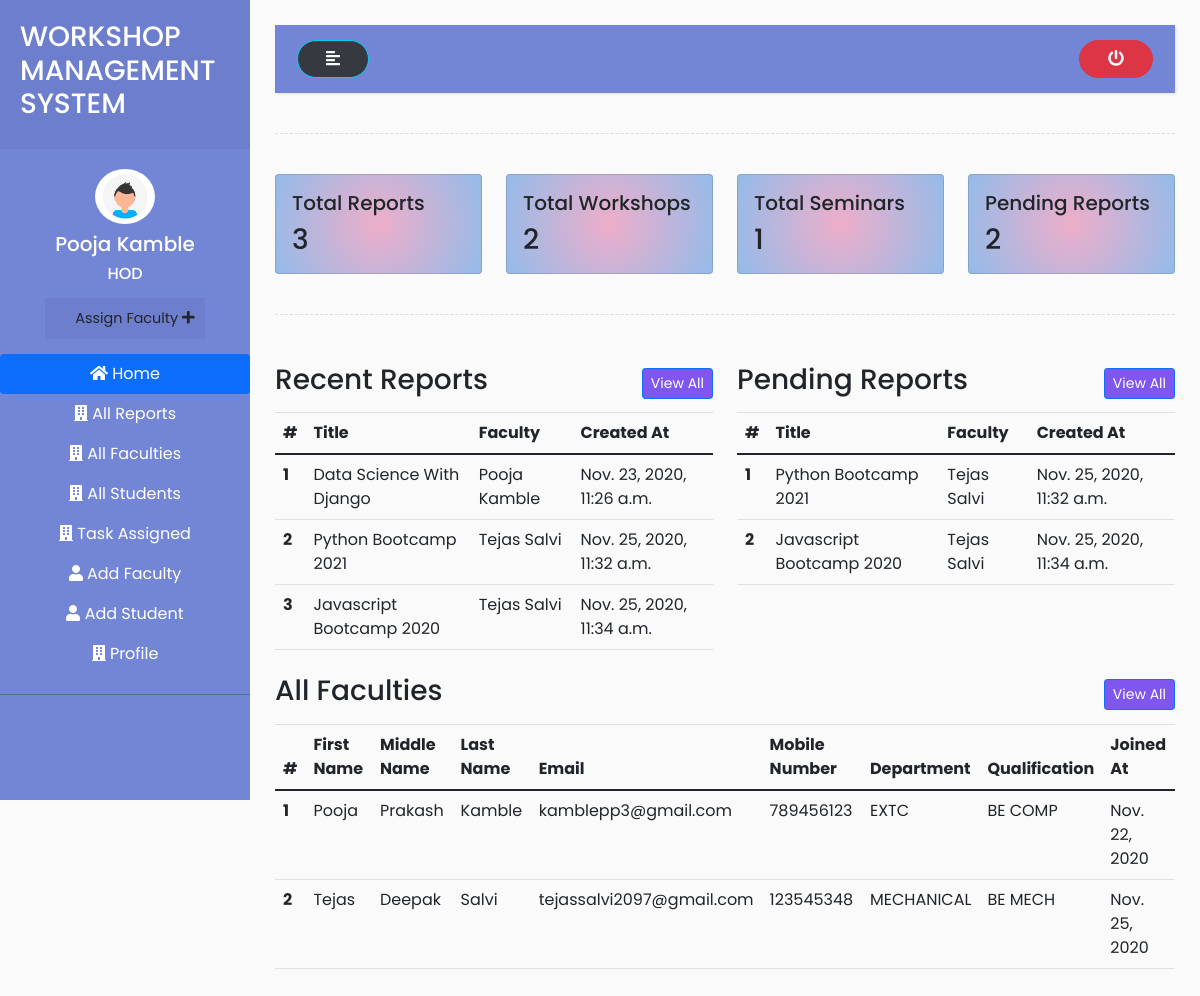
The app's page /hod_home/ (signed in) with its own data.
### accounts/models.py (models this page shows, shortened)
class User(AbstractUser):
    is_hod = models.BooleanField(default=False)
    is_faculty = models.BooleanField(default=False)
    is_student = models.BooleanField(default=False)

class Report(models.Model):
    academic_year = models.IntegerField(null=True,blank=True)
    event_title = models.ForeignKey(TaskAssigned,on_delete=models.CASCADE)
    event_coordinator = models.ForeignKey(Faculty, on_delete=models.CASCADE)
    branches =  (
        ('COMPUTER','COMPUTER'),
        ('EXTC','EXTC'),
        ('MECHANICAL','MECHANICAL'),
        ('AUTOMOBILE','AUTOMOBILE')
    )
    org_department = models.CharField(max_length=50,choices = branches)
    res_person = models.CharField( max_length=150)
    res_person_profile_pic = models.ImageField( upload_to='Resource Person/Profile Pic/',null=True,blank=True)
    start_date = models.DateTimeField(auto_now=False, auto_now_add=False)
    end_date = models.DateTimeField(auto_now=False, auto_now_add=False)
    duration = models.IntegerField()
    types = (
        ('Workshop','Workshop'),
        ('Seminar','Seminar')
    )
    types = models.CharField(max_length=50,choices = types)
    forwhome = (
        ('Student','Student'),
        ('Faculty','Faculty')
    )
    forwhome = models.CharField(max_length=50,choices = forwhome)
    no_participants = models.IntegerField()
    remark = models.CharField( max_length=50,blank=True)
    p_link = models.URLField( max_length=200)
    description = models.TextField(blank=True)
    status = models.IntegerField(default=0)
    created_at=models.DateTimeField(auto_now_add=True)
    updated_at=models.DateTimeField(auto_now_add=True)
    class Meta:
        verbose_name_plural = 'Reports'

class TaskAssigned(models.Model):
    event_title = models.CharField(max_length=50)
    branches =  (
        ('COMPUTER','COMPUTER'),
        ('EXTC','EXTC'),
        ('MECHANICAL','MECHANICAL'),
        ('AUTOMOBILE','AUTOMOBILE')
    )
    org_department = models.CharField(max_length=50, choices = branches)
    forwhome = (
        ('Student','Student'),
        ('Faculty','Faculty')
    )
    forwhome = models.CharField(max_length=50,choices = forwhome)
    res_person = models.CharField(max_length=150)
    types = (
        ('Workshop','Workshop'),
        ('Seminar','Seminar')
    )
    types = models.CharField(max_length=50,choices = types)
    event_coordinator = models.ForeignKey(Faculty,on_delete=models.CASCADE)
    created_at=models.DateTimeField(auto_now_add=True)
    updated_at=models.DateTimeField(auto_now_add=True)
    def __str__(self):
        return self.event_title
    class Meta:
        verbose_name_plural = 'Tasks Assigned'

class Faculty(models.Model):
    user = models.OneToOneField(User, on_delete = models.CASCADE, primary_key = True)
    middle_name = models.CharField (max_length=50)
    phone_number = models.CharField(max_length=20)
    profile_pic = models.ImageField( upload_to='Faculty/profile_pic/')
    address = models.CharField(max_length=200)
    gender = (
        ('Male','Male'),
        ('Female','Female')
    )
    sex = models.CharField(choices=gender, max_length=50)
    branches =  (
        ('COMPUTER','COMPUTER'),
        ('EXTC','EXTC'),
        ('MECHANICAL','MECHANICAL'),
        ('AUTOMOBILE','AUTOMOBILE')
    )
    branch = models.CharField( choices = branches, max_length=50)
    joined_at = models.DateField( auto_now=False ,null=True)
    qualification = models.CharField( max_length=500)
    def __str__(self):
        return self.user.first_name + " " + self.user.last_name
    class Meta:
        verbose_name_plural = 'Faculties'

### accounts/views.py (the view)
# urls.py: path('hod_home/',views.hod_home,name="hod_home"),
@login_required(login_url='login')
def hod_home(request):
    pending_reports = Report.objects.filter(status=0)
    pending = pending_reports.count()
    faculties = Faculty.objects.all()
    reports = Report.objects.all()
    total_reports = reports.count()
    workshops = reports.filter(types="Workshop").count()
    seminars = reports.filter(types="Seminar").count()
    context = {
        'faculties' : faculties,
        'reports':reports,
        'pending_reports':pending_reports,
        'total_reports':total_reports,
        'workshops': workshops,
        'seminars':seminars,
        'pending': pending,
    }
    return render(request,'../templates/hod/hod_home.html',context)

### accounts/templates/hod/hod_home.html (shortened to what this page needs)
{% extends 'base.html' %}
{% load static %}
{% block content %}
<div class="wrapper">
  <nav id="sidebar">
    <div class="sidebar-header">
      <h3>WORKSHOP MANAGEMENT SYSTEM</h3>
    </div>
    <ul class="list-unstyled components">
      <div class="d-flex flex-column justify-content-center text-center ">
        {% if request.user.hod.profile_pic %}
        <a href="{% url 'profile' %}">
          <a href="{% url 'profile' %}">
            <img src="{{request.user.hod.profile_pic.url}}" class="img-fluid rounded-circle mx-auto mb-2" width="60px"
              alt="">
          </a> </a>
        {% else %}
        <img src="{% static 'img/profile.png' %}" class="img-fluid rounded-circle mx-auto mb-2" width="60px" alt="">
        {% endif %}
        <h5>{{request.user.first_name}} {{request.user.last_name}}</h5>
        <h6>HOD</h6>
        <ul class="list-unstyled ">
          <li>
            <button type="button" class="btn">
              <a href="{% url 'assign_task' %}">Assign Faculty
                <i class="fas fa-plus"></i>
              </a>
            </button>
          </li>
        </ul>
      </div>
      <div class="nav flex-column nav-pills text-center mt-2" aria-orientation="vertical">
        <a class="nav-link active" href="{% url 'hod_home' %}"><i class="fas fa-home"></i> Home</a>
        <a class="nav-link " href="{% url 'all_reports' %}"><i class="fas fa-building"></i> All
          Reports</a>
        <a class="nav-link " href="{% url 'faculties' %}"><i class="fas fa-building"></i> All Faculties</a>
        <a class="nav-link " href="{% url 'students' %}"><i class="fas fa-building"></i> All Students</a>
        <a class="nav-link " href="{% url 'task_assigned' %}"><i class="fas fa-building"></i> Task Assigned</a>
        <a class="nav-link " href="{% url 'add_faculty' %}"><i class="fas fa-user"></i> Add Faculty</a>
        <a class="nav-link " href="{% url 'add_student' %}"><i class="fas fa-user"></i> Add Student</a>
        <a class="nav-link " href="{% url 'profile' %}"><i class="fas fa-building"></i> Profile</a>
      </div>
    </ul>
  </nav>
  <div id="content">
    <nav class="navbar navbar-expand-lg " style="background-color: #7386D5;">
      <div class="container-fluid">
        <button type="button" id="sidebarCollapse" class="btn text-light bg-dark btn-info">
          <i class="fas fa-align-left"></i>
        </button>
        <a href="{% url 'logout' %}">
          <button type="button" class="btn btn-danger">
            <i class="fas fa-power-off"></i>
          </button>
        </a>
      </div>
    </nav>
    <div class="line"></div>
    <div class="tab-content" id="v-pills-tabContent">
      <div class="tab-pane fade show active" id="v-pills-home" role="tabpanel" aria-labelledby="v-pills-home-tab">
        <div class="row row-cols-1 row-cols-md-4 g-4">
          <div class="col">
            <div class="card h-100" style="background: rgb(238,174,202);
background: radial-gradient(circle, rgba(238,174,202,1) 0%, rgba(148,187,233,1) 100%);">
              <div class="card-body">
                <h5 class="card-title">Total Reports</h5>
                <h3 class="card-text">{{total_reports}}</h3>
              </div>
            </div>
          </div>
          <div class="col">
            <div class="card h-100" style="background: rgb(238,174,202);
background: radial-gradient(circle, rgba(238,174,202,1) 0%, rgba(148,187,233,1) 100%);">
              <div class="card-body">
                <h5 class="card-title">Total Workshops</h5>
                <h3 class="card-text">{{workshops}}</h3>
              </div>
            </div>
          </div>
          <div class="col">
            <div class="card h-100" style="background: rgb(238,174,202);
background: radial-gradient(circle, rgba(238,174,202,1) 0%, rgba(148,187,233,1) 100%);" >
              <div class="card-body">
                <h5 class="card-title">Total Seminars</h5>
                <h3 class="card-text">{{seminars}}</h3>
              </div>
            </div>
          </div>
          <div class="col">
            <div class="card h-100" style="background: rgb(238,174,202);
background: radial-gradient(circle, rgba(238,174,202,1) 0%, rgba(148,187,233,1) 100%);">
              <div class="card-body">
                <h5 class="card-title">Pending Reports</h5>
                <h3 class="card-text">{{pending}}</h3>
              </div>
            </div>
          </div>
        </div>
        <div class="line"></div>
        <div class="row">
          <div class="col-md-6">
            <div class="d-flex justify-content-between align-items-center py-2">
              <h3>Recent Reports</h3>
              <a href="{% url 'all_reports' %}" class="btn btn-sm btn-primary">View All</a>
            </div>
            <div class="table-responsive">
              <table class="table">
                <thead>
                  <tr>
                    <th scope="col">#</th>
                    <th scope="col">Title</th>
                    <th scope="col">Faculty</th>
                    <th scope="col">Created At</th>
                  </tr>
                </thead>
                <tbody>
                  {% for report in reports %}
                  <tr>
                    <th scope="row">{{forloop.counter}}</th>
                    <td>{{report.event_title}}</td>
                    <td>{{report.event_coordinator}}</td>
                    <td>{{report.created_at}}</td>
                  </tr>
                  {% endfor %}
                </tbody>
              </table>
            </div>
          </div>
          <div class="col-md-6">
            <div class="d-flex justify-content-between align-items-center py-2">
              <h3>Pending Reports</h3>
              <a href="{% url 'all_reports' %}" class="btn btn-sm btn-primary">View All</a>
            </div>
            <div class="table-responsive">
              <table class="table">
                <thead>
                  <tr>
                    <th scope="col">#</th>
                    <th scope="col">Title</th>
                    <th scope="col">Faculty</th>
                    <th scope="col">Created At</th>
                  </tr>
                </thead>
                <tbody>
                  {% for report in pending_reports %}
                  <tr>
                    <th scope="row">{{forloop.counter}}</th>
                    <td>{{report.event_title}}</td>
                    <td>{{report.event_coordinator}}</td>
                    <td>{{report.created_at}}</td>
                  </tr>
                  {% endfor %}
                </tbody>
              </table>
            </div>
          </div>
        </div>
        <div class="row">
          <div class="col-md-12">
            <div class="d-flex justify-content-between align-items-center py-2">
              <h3>All Faculties</h3>
              <a href="{% url 'faculties' %}" class="btn btn-sm btn-primary">View All</a>
            </div>
            <div class="table-responsive">
              <table class="table">
                <thead>
                  <tr>
                    <th scope="col">#</th>
                    <th scope="col">First Name</th>
                    <th scope="col">Middle Name</th>
                    <th scope="col">Last Name</th>
                    <th scope="col">Email</th>
                    <th scope="col">Mobile Number</th>
                    <th scope="col">Department</th>
                    <th scope="col">Qualification</th>
                    <th scope="col">Joined At</th>
                  </tr>
                </thead>
                <tbody>
                  {% for faculty in faculties %}
                  <tr>
                    <th scope="row"> {{forloop.counter}} </th>
                    <td>{{faculty.user.first_name}}</td>
                    <td>{{faculty.middle_name}}</td>
                    <td>{{faculty.user.last_name}}</td>
                    <td>{{faculty.user.email}}</td>
                    <td>{{faculty.phone_number}}</td>
                    <td>{{faculty.branch}}</td>
                    <td>{{faculty.qualification}}</td>
                    <td>{{faculty.joined_at}}</td>
                  </tr>
                  {% endfor %}
                </tbody>
              </table>
            </div>
          </div>
        </div>
      </div>
    </div>
  </div>
</div>
{% endblock content %}

### accounts/static/css/style2.css (style rules this page uses)
body { font-family: 'Poppins', sans-serif; background: #fafafa; }
a, a:hover, a:focus { color: inherit; text-decoration: none; transition: all 0.3s; }
.navbar { padding: 15px 10px; background: #fff; border: none; border-radius: 0; margin-bottom: 40px; box-shadow: 1px 1px 3px rgba(0, 0, 0, 0.1); }
.line { width: 100%; height: 1px; border-bottom: 1px dashed #ddd; margin: 40px 0; }
.wrapper { display: flex; width: 100%; }
#sidebar { width: 250px; position: fixed; top: 0; left: 0; height: 100vh; z-index: 999; background: #7386D5; color: #fff; transition: all 0.3s; }
#sidebar .sidebar-header { padding: 20px; background: #6d7fcc; }
#sidebar ul.components { padding: 20px 0; border-bottom: 1px solid #47748b; }
#sidebar ul li a { padding: 10px; font-size: 1.1em; display: block; }
ul ul a { font-size: 0.9em !important; padding-left: 30px !important; background: #6d7fcc; }
#content { width: calc(100% - 250px); padding: 25px; min-height: 100vh; transition: all 0.3s; position: absolute; top: 0; right: 0; }

### records on screen
User: user.first_name "Pooja", user.last_name "Kamble"
Report: event_title "Data Science With Django", event_coordinator "Pooja Kamble", created_at "Nov. 23, 2020, 11:26 a.m."
Report: event_title "Python Bootcamp 2021", event_coordinator "Tejas Salvi", created_at "Nov. 25, 2020, 11:32 a.m."
Report: event_title "Javascript Bootcamp 2020", event_coordinator "Tejas Salvi", created_at "Nov. 25, 2020, 11:34 a.m."
Faculty: user.first_name "Pooja", middle_name "Prakash", user.last_name "Kamble", user.email "kamblepp3@gmail.com", phone_number "789456123", branch "EXTC", qualification "BE COMP", joined_at "Nov. 22, 2020"
Faculty: user.first_name "Tejas", middle_name "Deepak", user.last_name "Salvi", user.email "tejassalvi2097@gmail.com", phone_number "123545348", branch "MECHANICAL", qualification "BE MECH", joined_at "Nov. 25, 2020"

### other values on screen
{{ total_reports }} "3"
{{ workshops }} "2"
{{ seminars }} "1"
{{ pending }} "2"
